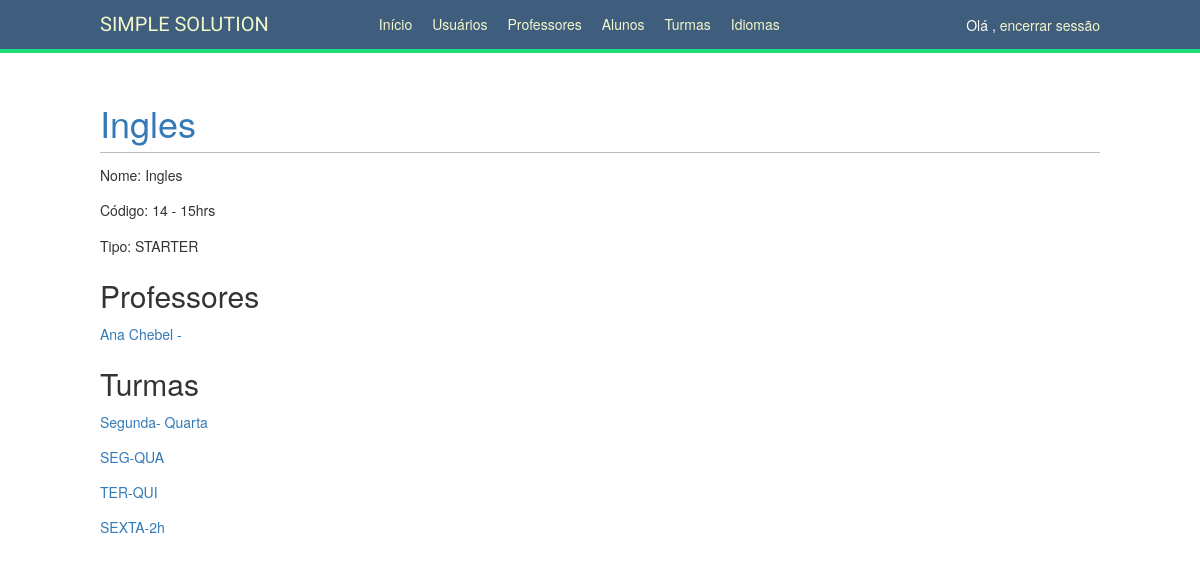
Before: /school/subjects/1/ (signed in) with the older database file.
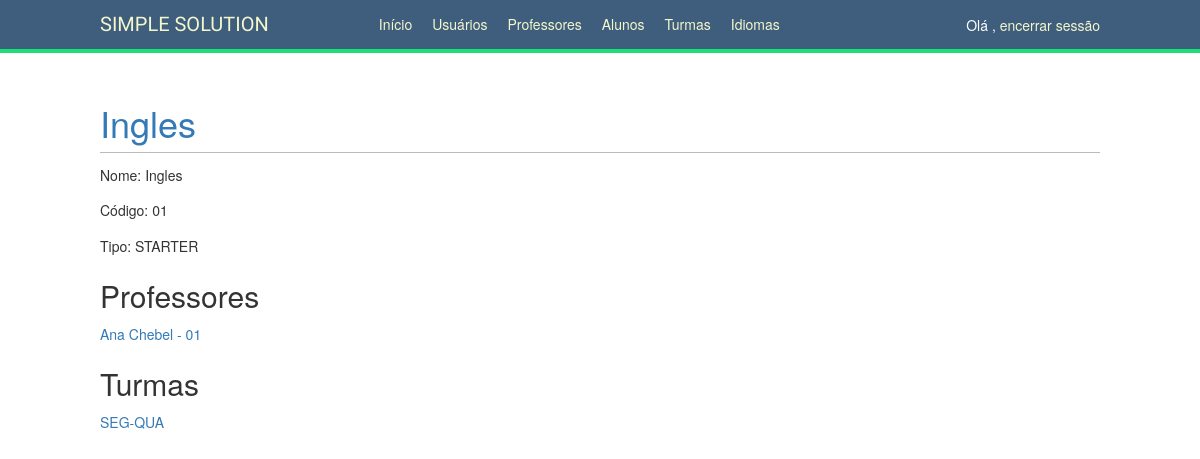
After: the same page with the newer database file.
### school/models.py (models this page shows, shortened)
class Subject(models.Model):
    STARTER = 'STARTER'
    BASIC = 'BASIC'
    INTERMEDIATE = 'INTERMEDIATE'
    ADVANCED = 'ADVANCED'
    SUBJECT_TYPE_MAP = {
        STARTER: 'STARTER',
        BASIC: 'BASIC',
        INTERMEDIATE: 'INTERMEDIATE',
        ADVANCED: 'ADVANCED',
    }
    SUBJECT_TYPE_CHOICES = (
        (STARTER, SUBJECT_TYPE_MAP[STARTER]),
        (BASIC, SUBJECT_TYPE_MAP[BASIC]),
        (INTERMEDIATE, SUBJECT_TYPE_MAP[INTERMEDIATE]),
        (ADVANCED, SUBJECT_TYPE_MAP[ADVANCED]),
    )
    name = models.CharField(max_length=80, unique=True, verbose_name='Nome')
    code = models.CharField(max_length=25, unique=True, verbose_name='Código')
    subject_type = models.CharField(
        max_length=12,
        choices=SUBJECT_TYPE_CHOICES, verbose_name='Nível'
    )
    professors = models.ManyToManyField(Professor, blank=True,)
    students = models.ManyToManyField('Student', blank=True)
    def get_subject_type(self):
        return self.SUBJECT_TYPE_MAP[self.subject_type]

class Professor(models.Model):
    profile = models.OneToOneField(Profile,
                                   on_delete=models.PROTECT,
                                   primary_key=True)
    code = models.CharField(max_length=25, blank=True, auto_created=True, verbose_name='Cód')
    def __str__(self):
        return '{} - {}'.format(self.profile, self.code)

class Career(models.Model):
    SEG_QUA = 'SEG-QUA'
    TER_QUI = 'TER-QUI'
    SEXTA = 'SEXTA-2h'
    SABADO = 'SÁBADO-2h'
    WEEK_DAYS_MAP = {
        SEG_QUA: 'SEG-QUA',
        TER_QUI: 'TER-QUI',
        SEXTA: 'SEXTA-2h',
        SABADO: 'SÁBADO-2h',
    }
    WEEK_DAYS_CHOICES = [
        (SEG_QUA, WEEK_DAYS_MAP[SEG_QUA]),
        (TER_QUI, WEEK_DAYS_MAP[TER_QUI]),
        (SEXTA, WEEK_DAYS_MAP[SEXTA]),
        (SABADO, WEEK_DAYS_MAP[SABADO]),
    ]
    name = models.CharField(max_length=80, verbose_name='Dias da semana', choices=WEEK_DAYS_CHOICES)
    code = models.CharField(max_length=25, verbose_name='Cód',unique=True)
    subjects = models.ManyToManyField(Subject, blank=True,)
    time = models.CharField(max_length=30,verbose_name='Horário',default='10:00/11:00')

### account/models.py (models this page shows)
class Profile(models.Model):
    PROFESSOR = 'PR'
    STUDENT = 'AL'
    ADMIN = 'AD'
    PROFILE_TYPE_CHOICES = (
        (PROFESSOR, 'Professor'),
        (STUDENT, 'Aluno'),
        (ADMIN, 'Admin')
    )
    user = models.OneToOneField(settings.AUTH_USER_MODEL, on_delete=models.PROTECT)
    date_of_birth = models.DateField(blank=True, null=True, help_text='mm/dd/yy', verbose_name='Data nascimento')
    address = models.CharField(max_length=255, blank=True, verbose_name='Endereço')
    phone = models.CharField(max_length=255, blank=True, verbose_name='Telefone')
    created = models.DateTimeField(auto_now_add=True, verbose_name='Data criação')
    profile_type = models.CharField(
        max_length=2,
        choices=PROFILE_TYPE_CHOICES, verbose_name='Tipo de usuário'
    )
    def __str__(self):
        return '{} {}'.format(self.user.first_name, self.user.last_name)

### school/views.py (the view)
# urls.py: path('subjects/<int:subject_id>/', views.subject_detail, name='subject_detail'),
@staff_member_required
def subject_detail(request, subject_id):
    subject = get_object_or_404(Subject, pk=subject_id)
    return render(request, 'school/subject/detail.html', {'section': 'subjects',
                                                          'subject': subject})

### school/templates/school/subject/detail.html (shortened to what this page needs)
{% extends "base.html" %}
{% block content %}
    <h1><a href="{% url "subject_edit" subject.id %}">{{ subject.name }}</a></h1>
    <p>Nome: {{ subject.name }}</p>
    <p>Código: {{ subject.code }}</p>
    <p>Tipo: {{ subject.get_subject_type }}</p>
    <h2>Professores</h2>
    {% for professor in subject.professors.all %}
        <p><a href="{% url "professor_detail" professor.pk %}">{{ professor }}</a></p>
    {% endfor %}
    <h2>Turmas</h2>
    {% for career in subject.career_set.all %}
        <p><a href="{% url "career_detail" career.id %}">{{ career.name }}</a></p>
    {% endfor %}
{% endblock %}

Changed rows visible on the page:
no longer on this page (row edited): Career: name "Segunda- Quarta"
no longer on this page (row edited): Career: name "TER-QUI"
no longer on this page (row edited): Career: name "SEXTA-2h"
changed Subject "Ingles": code "14 - 15hrs" → "01"
changed Professor: profile_id+code "Ana Chebel -" → "Ana Chebel - 01"
